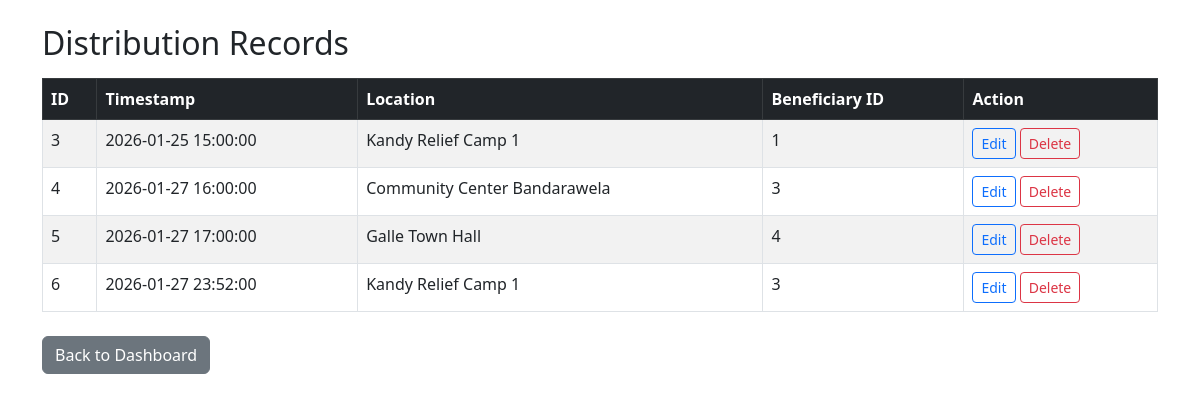
/view_distribution.php, run on the app's committed database.
### tables this page shows
CREATE TABLE `distribution` (
  `DistributionID` int(11) NOT NULL,
  `DistributionTimeStamp` datetime NOT NULL,
  `DistributionLocation` varchar(100) NOT NULL,
  `BeneficiaryID` int(11) DEFAULT NULL
);

### view_distribution.php (the view, shortened to what this page needs)
<?php
$conn = new mysqli("localhost", "root", "", "disaster_mgt_db");
$result = $conn->query("SELECT * FROM Distribution");
?>
<!DOCTYPE html>
<html>
<head>
    <link href="https://cdn.jsdelivr.net/npm/bootstrap@5.3.0/dist/css/bootstrap.min.css" rel="stylesheet">
</head>
<body class="p-4">
<div class="container">
    <h2 class="mb-3">Distribution Records</h2>
    <table class="table table-bordered table-striped">
        <thead class="table-dark">
            <tr>
                <th>ID</th>
                <th>Timestamp</th>
                <th>Location</th>
                <th>Beneficiary ID</th>
                <th>Action</th>
            </tr>
        </thead>
        <tbody>
        <?php if ($result && $result->num_rows > 0): ?>
            <?php while ($row = $result->fetch_assoc()): ?>
                <tr>
                    <td><?= htmlspecialchars($row['DistributionID']) ?></td>
                    <td><?= htmlspecialchars($row['DistributionTimeStamp']) ?></td>
                    <td><?= htmlspecialchars($row['DistributionLocation']) ?></td>
                    <td><?= htmlspecialchars($row['BeneficiaryID']) ?></td>
                    <td>
                        <a href="update_distribution.php?id=<?= $row['DistributionID'] ?>"
                           class="btn btn-sm btn-outline-primary">Edit</a>
                        <a href="delete_distribution.php?id=<?= $row['DistributionID'] ?>"
                           class="btn btn-sm btn-outline-danger"
                           onclick="return confirm('Are you sure you want to delete this record?');">
                           Delete
                        </a>
                    </td>
                </tr>
            <?php endwhile; ?>
        <?php else: ?>
            <tr>
                <td colspan="5" class="text-center">No distribution records found</td>
            </tr>
        <?php endif; ?>
        </tbody>
    </table>
    <a href="index.php" class="btn btn-secondary mt-2">Back to Dashboard</a>
</div>
</body>
</html>

### data on the page
distribution: DistributionID "3", DistributionTimeStamp "2026-01-25 15:00:00", DistributionLocation "Kandy Relief Camp 1", BeneficiaryID "1"
distribution: DistributionID "4", DistributionTimeStamp "2026-01-27 16:00:00", DistributionLocation "Community Center Bandarawela", BeneficiaryID "3"
distribution: DistributionID "5", DistributionTimeStamp "2026-01-27 17:00:00", DistributionLocation "Galle Town Hall", BeneficiaryID "4"
distribution: DistributionID "6", DistributionTimeStamp "2026-01-27 23:52:00", DistributionLocation "Kandy Relief Camp 1", BeneficiaryID "3"
